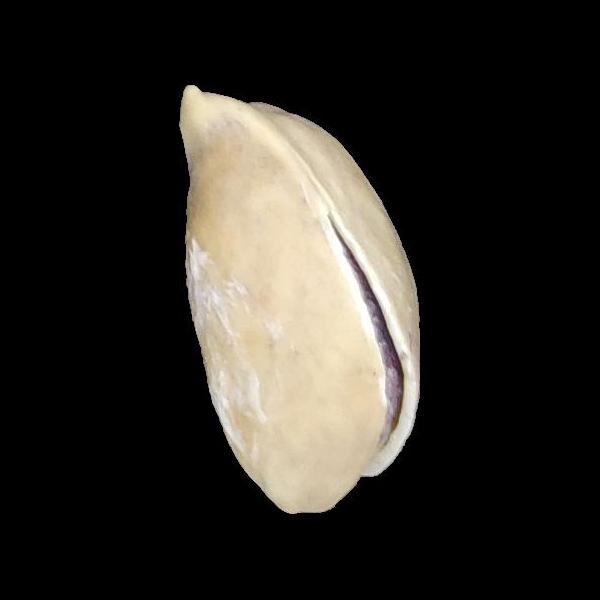
#> input picture Pistachio_Image_Dataset/Pistachio_Image_Dataset/Kirmizi_Pistachio/kirmizi 1020.jpg, 600 x 600 px, given as the content of the folder achio_Image_Dataset/Pistachio_Image_Dataset/Siirt_Pistachio/, which was not available
$ jupyter execute --allow-errors Pystachio.ipynb   (text cells are left out)
#> lines starting #> are read from the running program, lines starting #| are printed output that depends on the picture
[cell 1]
from IPython.display import display
import PIL.Image
import random
import os

image_folder = [ "Pistachio_Image_Dataset/Pistachio_Image_Dataset/Kirmizi_Pistachio/" , "Pistachio_Image_Dataset/Pistachio_Image_Dataset/Siirt_Pistachio/" ]
pystachio_type = random.choice([0,1])
picture_files = os.listdir(image_folder[pystachio_type])

random_img = random.choice(picture_files)
display_img = PIL.Image.open(f"{image_folder[pystachio_type]}{random_img}")
#> display_img is the input picture: PIL image 600x600 RGB; mean R, G, B 45.5, 42.4, 37

print("Displaying a random image from the dataset: " + random_img)
display(display_img.resize(( int(display_img.width * 0.5), int(display_img.height * 0.5))))
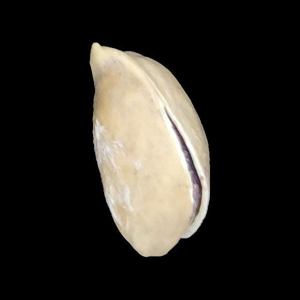
#> shown: PIL image 300x300 RGB; mean R, G, B 45.5, 42.4, 37


$ run again, on Pistachio_Image_Dataset/Pistachio_Image_Dataset/Kirmizi_Pistachio/kirmizi 1122.jpg
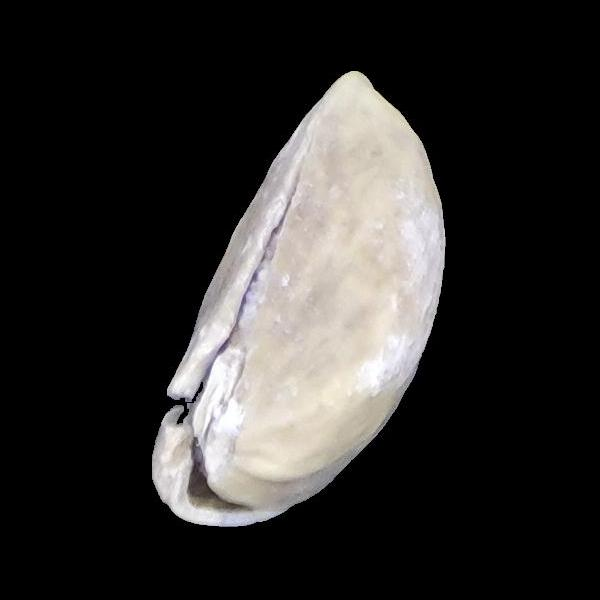
#> input picture Pistachio_Image_Dataset/Pistachio_Image_Dataset/Kirmizi_Pistachio/kirmizi 1122.jpg, 600 x 600 px, given as the content of the folder achio_Image_Dataset/Pistachio_Image_Dataset/Siirt_Pistachio/, which was not available
#> display_img is the input picture: PIL image 600x600 RGB; mean R, G, B 48.1, 46.5, 45
#> `display(display_img.resize(( int(display_img.width * 0.5), int(display..`:
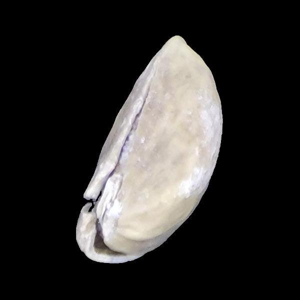
#> shown: PIL image 300x300 RGB; mean R, G, B 48.2, 46.5, 45.1
